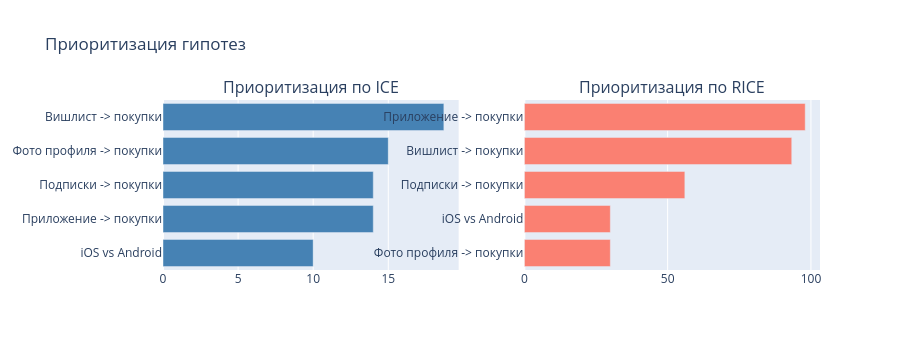

Notebook code cell kept with this figure:
### Code cell
fig = make_subplots(rows=1, cols=2, subplot_titles=('Приоритизация по ICE', 'Приоритизация по RICE'))

ice_sorted  = hypotheses.sort_values('ICE', ascending=True)
rice_sorted = hypotheses.sort_values('RICE', ascending=True)

fig.add_trace(go.Bar(x=ice_sorted['ICE'],  y=ice_sorted['Гипотеза'],  orientation='h', marker_color='steelblue', name='ICE'),  row=1, col=1)
fig.add_trace(go.Bar(x=rice_sorted['RICE'], y=rice_sorted['Гипотеза'], orientation='h', marker_color='salmon',    name='RICE'), row=1, col=2)

fig.update_layout(height=350, showlegend=False, title='Приоритизация гипотез')
fig.show()

### Figure 1 — Plotly figure (JSON) as saved in the notebook; plotly's stock layout.template omitted (floating-point values rounded to 4 significant figures)
{"data": [{"marker": {"color": "steelblue"}, "name": "ICE", "orientation": "h", "type": "bar", "x": [10.0, 14.0, 14.0, 15.0, 18.7], "xaxis": "x", "y": ["iOS vs Android", "Приложение -> покупки", "Подписки -> покупки", "Фото профиля -> покупки", "Вишлист -> покупки"], "yaxis": "y"}, {"marker": {"color": "salmon"}, "name": "RICE", "orientation": "h", "type": "bar", "x": [30.0, 30.0, 56.0, 93.3, 98.0], "xaxis": "x2", "y": ["Фото профиля -> покупки", "iOS vs Android", "Подписки -> покупки", "Вишлист -> покупки", "Приложение -> покупки"], "yaxis": "y2"}], "layout": {"annotations": [{"font": {"size": 16}, "showarrow": false, "text": "Приоритизация по ICE", "x": 0.225, "xanchor": "center", "xref": "paper", "y": 1, "yanchor": "bottom", "yref": "paper"}, {"font": {"size": 16}, "showarrow": false, "text": "Приоритизация по RICE", "x": 0.775, "xanchor": "center", "xref": "paper", "y": 1, "yanchor": "bottom", "yref": "paper"}], "height": 350, "showlegend": false, "title": {"text": "Приоритизация гипотез"}, "xaxis": {"anchor": "y", "domain": [0, 0.45]}, "xaxis2": {"anchor": "y2", "domain": [0.55, 1]}, "yaxis": {"anchor": "x", "domain": [0, 1]}, "yaxis2": {"anchor": "x2", "domain": [0, 1]}}}
